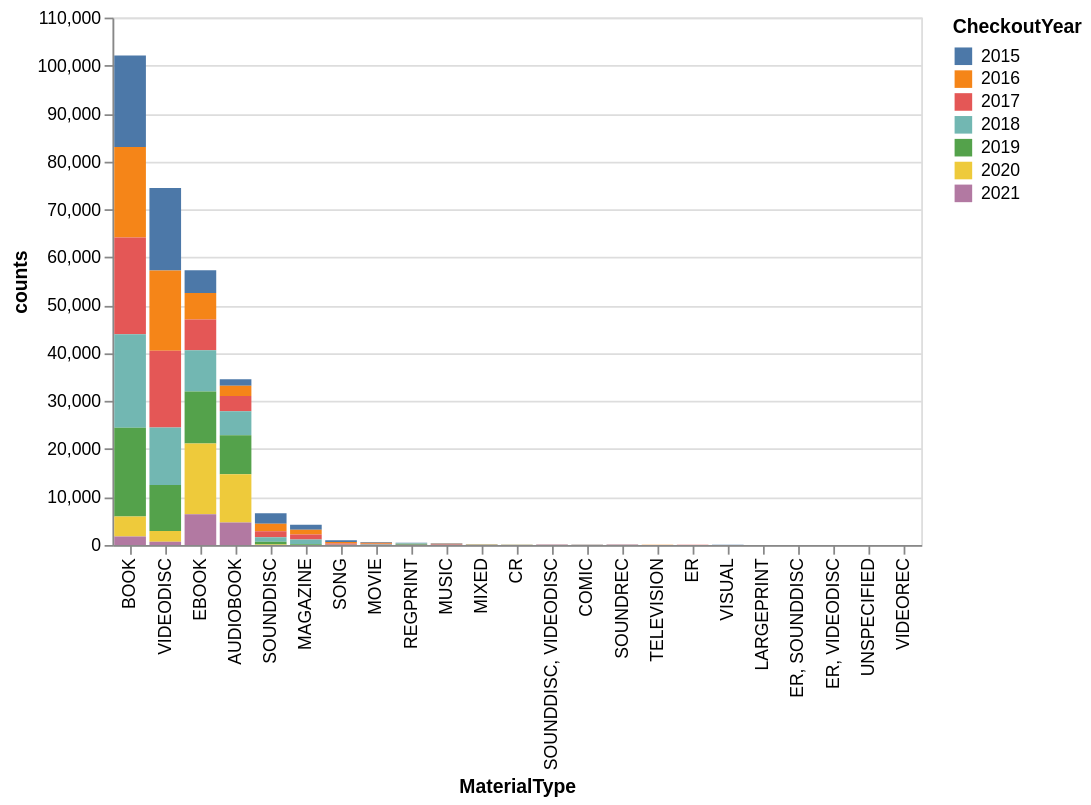

Notebook code for this chart:
### Code cell
alt.Chart(seattle_material_grouped).mark_bar().encode(
    x=alt.X('MaterialType', sort='-y'),
    y='counts',
    color='CheckoutYear:N',
    tooltip=['MaterialType', 'counts', 'CheckoutYear']
).interactive()

### Figure 1 — Vega-Lite specification as saved in the notebook (floating-point values rounded to 4 significant figures)
{"config": {"view": {"continuousWidth": 300, "continuousHeight": 300}}, "data": {"name": "data-73b297576c9ecbb755844259deeb97e5"}, "mark": {"type": "bar"}, "encoding": {"color": {"field": "CheckoutYear", "type": "nominal"}, "tooltip": [{"field": "MaterialType", "type": "nominal"}, {"field": "counts", "type": "quantitative"}, {"field": "CheckoutYear", "type": "quantitative"}], "x": {"field": "MaterialType", "sort": "-y", "type": "nominal"}, "y": {"field": "counts", "type": "quantitative"}}, "params": [{"name": "param_2", "select": {"type": "interval", "encodings": ["x", "y"]}, "bind": "scales"}], "$schema": "https://vega.github.io/schema/vega-lite/v5.20.1.json", "datasets": {"data-73b297576c9ecbb755844259deeb97e5": [{"MaterialType": "AUDIOBOOK", "CheckoutYear": 2015, "counts": 1321}, {"MaterialType": "AUDIOBOOK", "CheckoutYear": 2016, "counts": 2163}, {"MaterialType": "AUDIOBOOK", "CheckoutYear": 2017, "counts": 3164}, {"MaterialType": "AUDIOBOOK", "CheckoutYear": 2018, "counts": 5027}, {"MaterialType": "AUDIOBOOK", "CheckoutYear": 2019, "counts": 8111}, {"MaterialType": "AUDIOBOOK", "CheckoutYear": 2020, "counts": 10050}, {"MaterialType": "AUDIOBOOK", "CheckoutYear": 2021, "counts": 4706}, {"MaterialType": "BOOK", "CheckoutYear": 2015, "counts": 19087}, {"MaterialType": "BOOK", "CheckoutYear": 2016, "counts": 18844}, {"MaterialType": "BOOK", "CheckoutYear": 2017, "counts": 20187}, {"MaterialType": "BOOK", "CheckoutYear": 2018, "counts": 19524}, {"MaterialType": "BOOK", "CheckoutYear": 2019, "counts": 18495}, {"MaterialType": "BOOK", "CheckoutYear": 2020, "counts": 4151}, {"MaterialType": "BOOK", "CheckoutYear": 2021, "counts": 1788}, {"MaterialType": "COMIC", "CheckoutYear": 2016, "counts": 1}, {"MaterialType": "COMIC", "CheckoutYear": 2017, "counts": 43}, {"MaterialType": "COMIC", "CheckoutYear": 2018, "counts": 39}, {"MaterialType": "CR", "CheckoutYear": 2015, "counts": 24}, {"MaterialType": "CR", "CheckoutYear": 2016, "counts": 25}, {"MaterialType": "CR", "CheckoutYear": 2017, "counts": 24}, {"MaterialType": "CR", "CheckoutYear": 2018, "counts": 18}, {"MaterialType": "CR", "CheckoutYear": 2019, "counts": 17}, {"MaterialType": "CR", "CheckoutYear": 2020, "counts": 4}, {"MaterialType": "EBOOK", "CheckoutYear": 2015, "counts": 4732}, {"MaterialType": "EBOOK", "CheckoutYear": 2016, "counts": 5540}, {"MaterialType": "EBOOK", "CheckoutYear": 2017, "counts": 6394}, {"MaterialType": "EBOOK", "CheckoutYear": 2018, "counts": 8607}, {"MaterialType": "EBOOK", "CheckoutYear": 2019, "counts": 10837}, {"MaterialType": "EBOOK", "CheckoutYear": 2020, "counts": 14769}, {"MaterialType": "EBOOK", "CheckoutYear": 2021, "counts": 6420}, {"MaterialType": "ER", "CheckoutYear": 2015, "counts": 8}, {"MaterialType": "ER", "CheckoutYear": 2016, "counts": 1}, {"MaterialType": "ER", "CheckoutYear": 2017, "counts": 10}, {"MaterialType": "ER", "CheckoutYear": 2018, "counts": 11}, {"MaterialType": "ER", "CheckoutYear": 2020, "counts": 2}, {"MaterialType": "ER", "CheckoutYear": 2021, "counts": 2}, {"MaterialType": "ER, SOUNDDISC", "CheckoutYear": 2015, "counts": 1}, {"MaterialType": "ER, SOUNDDISC", "CheckoutYear": 2016, "counts": 2}, {"MaterialType": "ER, SOUNDDISC", "CheckoutYear": 2017, "counts": 6}, {"MaterialType": "ER, SOUNDDISC", "CheckoutYear": 2018, "counts": 1}, {"MaterialType": "ER, VIDEODISC", "CheckoutYear": 2019, "counts": 8}, {"MaterialType": "ER, VIDEODISC", "CheckoutYear": 2020, "counts": 1}, {"MaterialType": "LARGEPRINT", "CheckoutYear": 2015, "counts": 6}, {"MaterialType": "LARGEPRINT", "CheckoutYear": 2017, "counts": 1}, {"MaterialType": "LARGEPRINT", "CheckoutYear": 2018, "counts": 9}, {"MaterialType": "LARGEPRINT", "CheckoutYear": 2019, "counts": 2}, {"MaterialType": "LARGEPRINT", "CheckoutYear": 2021, "counts": 1}, {"MaterialType": "MAGAZINE", "CheckoutYear": 2015, "counts": 1001}, {"MaterialType": "MAGAZINE", "CheckoutYear": 2016, "counts": 1033}, {"MaterialType": "MAGAZINE", "CheckoutYear": 2017, "counts": 1014}, {"MaterialType": "MAGAZINE", "CheckoutYear": 2018, "counts": 977}, {"MaterialType": "MAGAZINE", "CheckoutYear": 2019, "counts": 172}, {"MaterialType": "MIXED", "CheckoutYear": 2015, "counts": 24}, {"MaterialType": "MIXED", "CheckoutYear": 2016, "counts": 33}, {"MaterialType": "MIXED", "CheckoutYear": 2017, "counts": 32}, {"MaterialType": "MIXED", "CheckoutYear": 2018, "counts": 36}, {"MaterialType": "MIXED", "CheckoutYear": 2019, "counts": 46}, {"MaterialType": "MIXED", "CheckoutYear": 2020, "counts": 19}, {"MaterialType": "MIXED", "CheckoutYear": 2021, "counts": 5}, {"MaterialType": "MOVIE", "CheckoutYear": 2015, "counts": 143}, {"MaterialType": "MOVIE", "CheckoutYear": 2016, "counts": 172}, {"MaterialType": "MOVIE", "CheckoutYear": 2017, "counts": 198}, {"MaterialType": "MOVIE", "CheckoutYear": 2018, "counts": 83}, {"MaterialType": "MUSIC", "CheckoutYear": 2015, "counts": 105}, {"MaterialType": "MUSIC", "CheckoutYear": 2016, "counts": 97}, {"MaterialType": "MUSIC", "CheckoutYear": 2017, "counts": 125}, {"MaterialType": "MUSIC", "CheckoutYear": 2018, "counts": 54}, {"MaterialType": "MUSIC", "CheckoutYear": 2019, "counts": 1}, {"MaterialType": "REGPRINT", "CheckoutYear": 2015, "counts": 26}, {"MaterialType": "REGPRINT", "CheckoutYear": 2016, "counts": 46}, {"MaterialType": "REGPRINT", "CheckoutYear": 2017, "counts": 32}, {"MaterialType": "REGPRINT", "CheckoutYear": 2018, "counts": 114}, {"MaterialType": "REGPRINT", "CheckoutYear": 2019, "counts": 164}, {"MaterialType": "REGPRINT", "CheckoutYear": 2020, "counts": 36}, {"MaterialType": "REGPRINT", "CheckoutYear": 2021, "counts": 29}, {"MaterialType": "SONG", "CheckoutYear": 2015, "counts": 339}, {"MaterialType": "SONG", "CheckoutYear": 2016, "counts": 345}, {"MaterialType": "SONG", "CheckoutYear": 2017, "counts": 248}, {"MaterialType": "SONG", "CheckoutYear": 2018, "counts": 43}, {"MaterialType": "SOUNDDISC", "CheckoutYear": 2015, "counts": 2159}, {"MaterialType": "SOUNDDISC", "CheckoutYear": 2016, "counts": 1570}, {"MaterialType": "SOUNDDISC", "CheckoutYear": 2017, "counts": 1275}, {"MaterialType": "SOUNDDISC", "CheckoutYear": 2018, "counts": 899}, {"MaterialType": "SOUNDDISC", "CheckoutYear": 2019, "counts": 580}, {"MaterialType": "SOUNDDISC", "CheckoutYear": 2020, "counts": 98}, {"MaterialType": "SOUNDDISC", "CheckoutYear": 2021, "counts": 12}, {"MaterialType": "SOUNDDISC, VIDEODISC", "CheckoutYear": 2015, "counts": 38}, {"MaterialType": "SOUNDDISC, VIDEODISC", "CheckoutYear": 2016, "counts": 21}, {"MaterialType": "SOUNDDISC, VIDEODISC", "CheckoutYear": 2017, "counts": 24}, {"MaterialType": "SOUNDDISC, VIDEODISC", "CheckoutYear": 2018, "counts": 6}, {"MaterialType": "SOUNDREC", "CheckoutYear": 2015, "counts": 34}, {"MaterialType": "SOUNDREC", "CheckoutYear": 2016, "counts": 26}, {"MaterialType": "SOUNDREC", "CheckoutYear": 2017, "counts": 13}, {"MaterialType": "SOUNDREC", "CheckoutYear": 2018, "counts": 6}, {"MaterialType": "SOUNDREC", "CheckoutYear": 2019, "counts": 3}, {"MaterialType": "TELEVISION", "CheckoutYear": 2015, "counts": 7}, {"MaterialType": "TELEVISION", "CheckoutYear": 2016, "counts": 17}, {"MaterialType": "TELEVISION", "CheckoutYear": 2017, "counts": 5}, {"MaterialType": "TELEVISION", "CheckoutYear": 2018, "counts": 10}, {"MaterialType": "UNSPECIFIED", "CheckoutYear": 2021, "counts": 2}, {"MaterialType": "VIDEODISC", "CheckoutYear": 2015, "counts": 17230}, {"MaterialType": "VIDEODISC", "CheckoutYear": 2016, "counts": 16755}, {"MaterialType": "VIDEODISC", "CheckoutYear": 2017, "counts": 16006}, {"MaterialType": "VIDEODISC", "CheckoutYear": 2018, "counts": 11975}, {"MaterialType": "VIDEODISC", "CheckoutYear": 2019, "counts": 9596}, {"MaterialType": "VIDEODISC", "CheckoutYear": 2020, "counts": 2253}, {"MaterialType": "VIDEODISC", "CheckoutYear": 2021, "counts": 658}, {"MaterialType": "VIDEOREC", "CheckoutYear": 2017, "counts": 2}, {"MaterialType": "VISUAL", "CheckoutYear": 2015, "counts": 13}, {"MaterialType": "VISUAL", "CheckoutYear": 2016, "counts": 14}, {"MaterialType": "VISUAL", "CheckoutYear": 2017, "counts": 4}]}}
